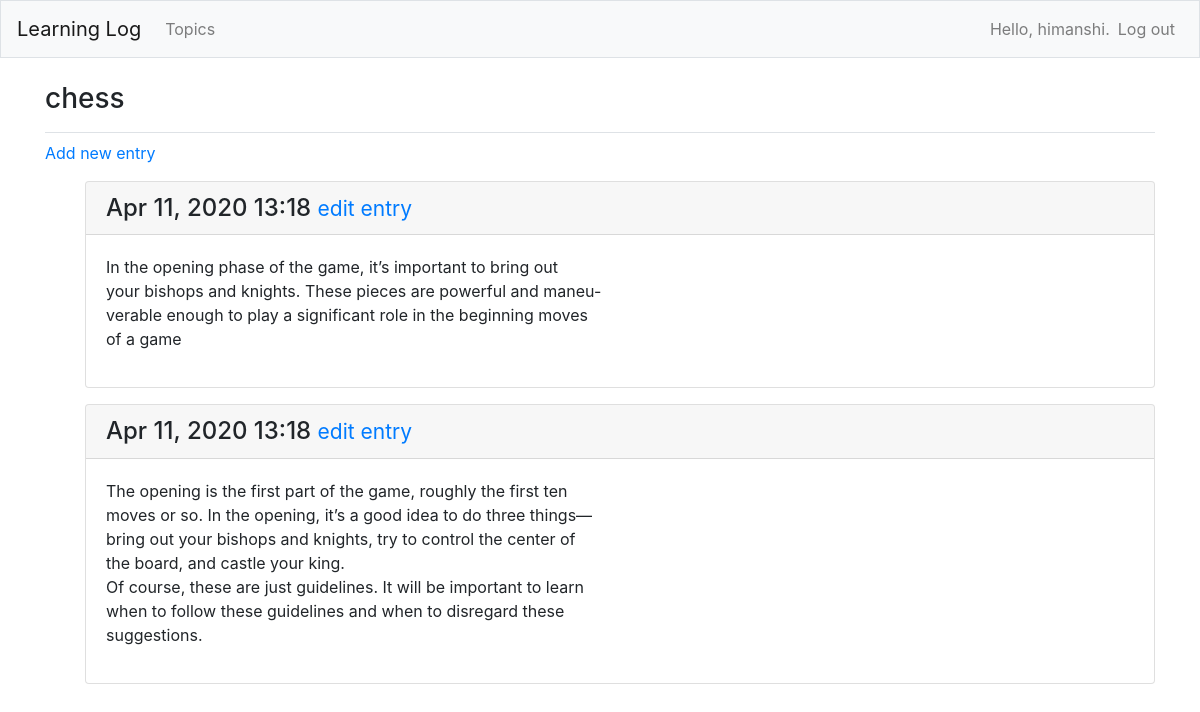
The app's page /topics/1/ (signed in), older data.
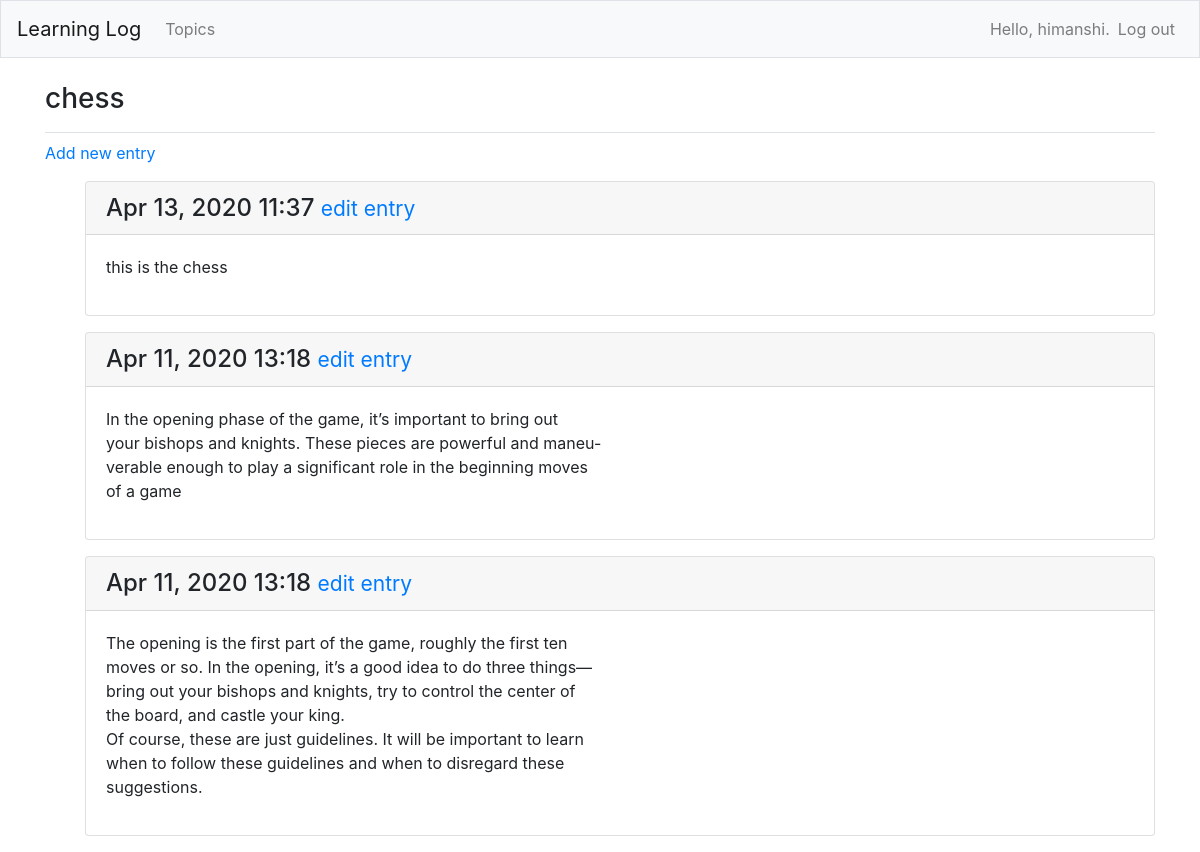
The same page, newer data.
### learning_logs/models.py (models this page shows, shortened)
class Entry(models.Model):
    topic = models.ForeignKey(Topic, on_delete=models.CASCADE)
    text = models.TextField()
    date_added = models.DateTimeField(auto_now_add=True)
    class Meta:
        verbose_name_plural = 'entries'

### learning_logs/views.py (the view)
# urls.py: path('topics/<int:topic_id>/',views.topic,name = 'topic'),
@login_required
def topic(request,topic_id):
    topic = Topic.objects.get(id = topic_id)
    if topic.owner != request.user:
        raise Http404
    entries = topic.entry_set.order_by('-date_added')
    context = {'topic':topic,'entries':entries}
    return render(request,'learning_logs/topic.html',context)

### learning_logs/models.py (called while the page is built)
    def __str__(self):
        return self.text

### learning_logs/templates/learning_logs/topic.html
{% extends 'learning_logs/base.html' %}
{% block page_header %}
<h3>{{ topic }}</h3>
{% endblock page_header %}
{% block content%}
<p>
<a href="{% url 'learning_logs:new_entry' topic.id %}">Add new entry</a>
</p>
<ul>
{%for entry in entries%}
<div class="card mb-3">
<h4 class="card-header">
{{ entry.date_added|date:'M d, Y H:i' }}
<small><a href="{% url 'learning_logs:edit_entry' entry.id %}">
edit entry</a></small>
</h4>
<div class="card-body">
{{ entry.text|linebreaks }}
</div>
</div>
{% empty %}
<p> There are no entries for this topic yet.</p>
{%endfor%}
</ul>
{%endblock content%}

Row changes from the older to the newer data that the page shows:
added Entry: date_added "Apr 13, 2020 11:37", text "this is the chess"
